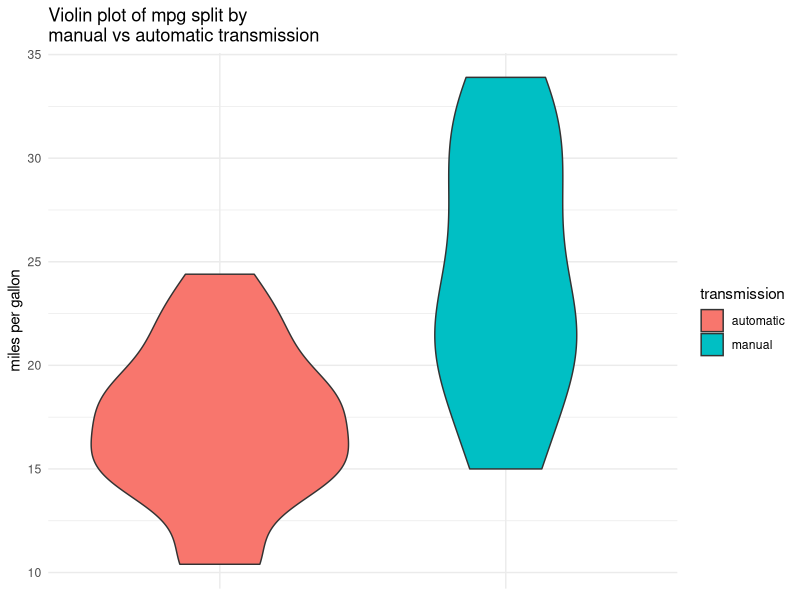
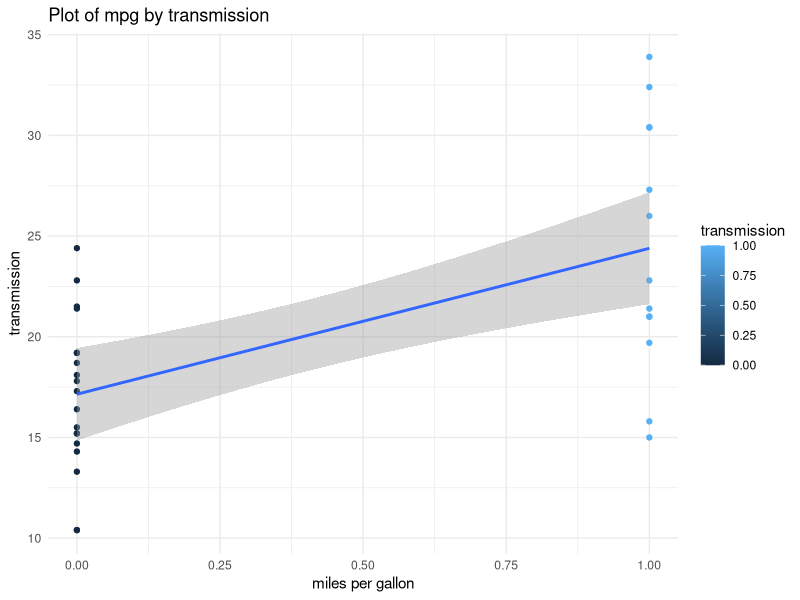
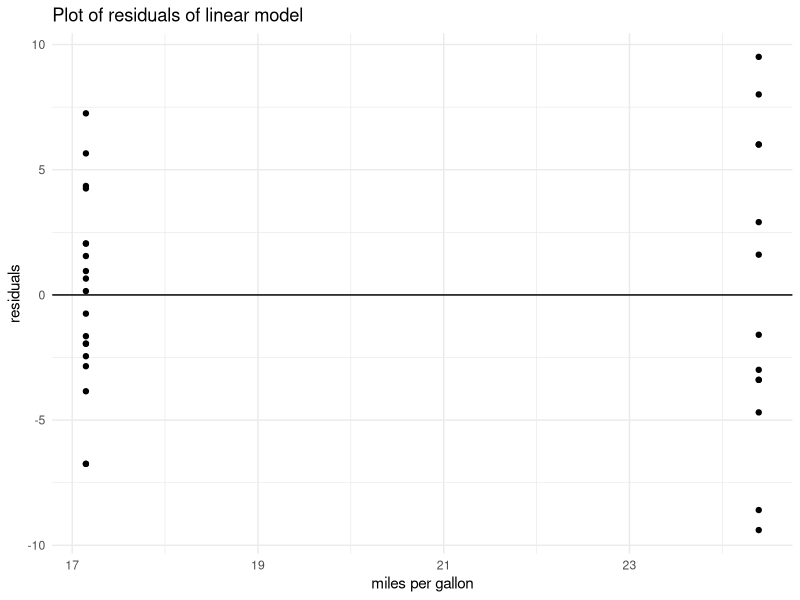
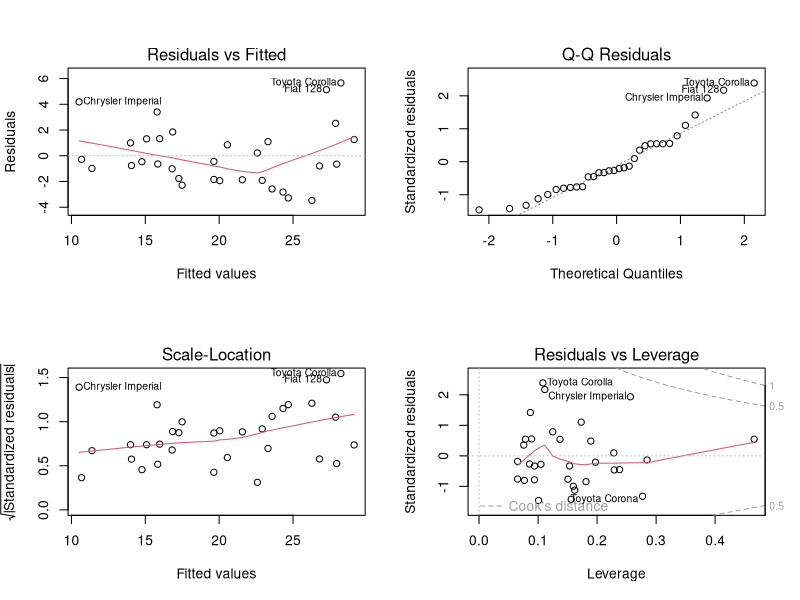
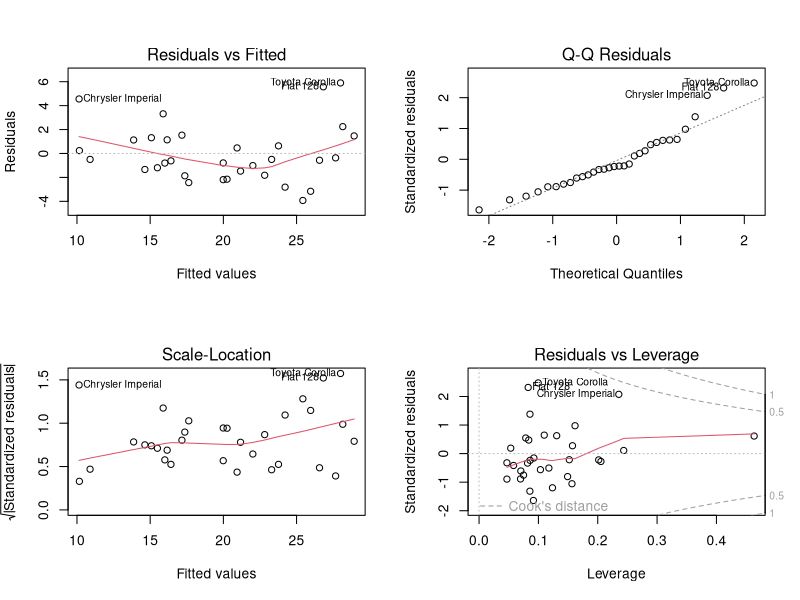
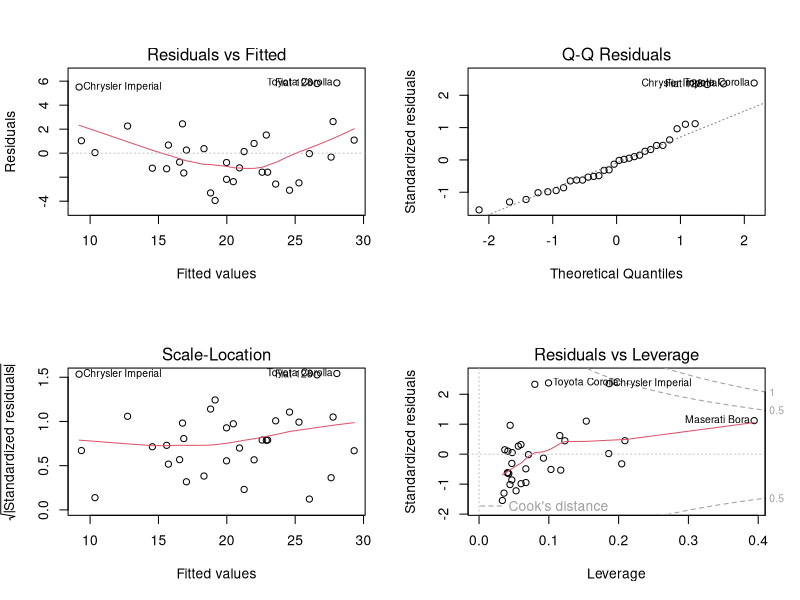
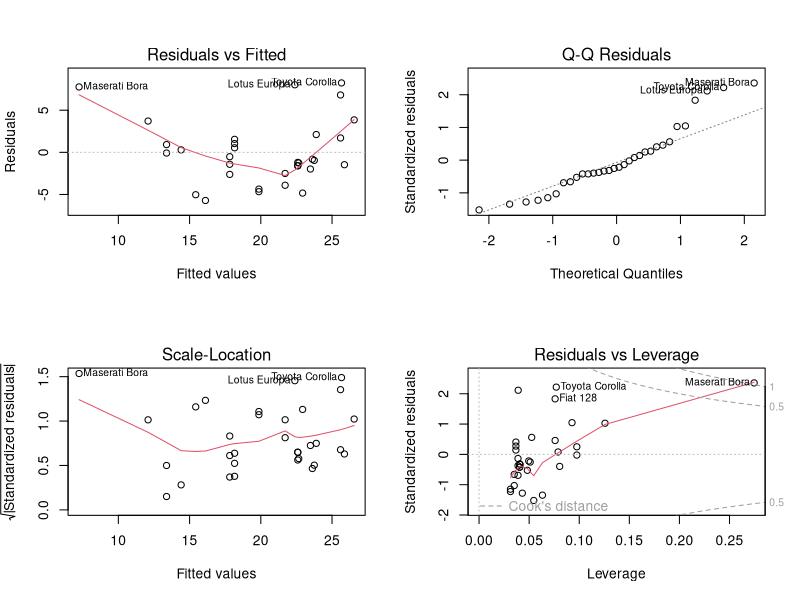

Source code (R) for these figures, in order:
## ---- chunk 1
knitr::opts_chunk$set(echo = TRUE)
## ---- chunk 2
library("tidyverse")
library("ggplot2")
library("knitr")
library("scales")
## ---- chunk 3
data(mtcars)

## ---- chunk 4
mtcars %>%
        group_by(am) %>%
        summarise(
                mean = mean(mpg) %>% round(digits = 1),
                variance = var(mpg) %>% round(digits = 1)
        ) %>%
        mutate(am = case_when(am == 0 ~ "automatic",
                              am == 1 ~ "manual")) %>%
        rename(transmission = am) %>% 
        kable(caption = "Mean and variance of mpg by mode of transmission")
## ---- chunk 5
t.test(mpg ~ am, data = mtcars)
## ---- chunk 6
linear_model <- lm(mpg ~ am, data = mtcars)

## ---- chunk 7
model_1 <- lm(mpg ~ hp + wt + cyl + am, data = mtcars)
model_2 <- lm(mpg ~ hp + wt + cyl, data = mtcars)
model_3 <- lm(mpg ~ hp + wt, data = mtcars)
model_4 <- lm(mpg ~ hp, data = mtcars)

anova(model_1, model_2, model_3, model_4)
## ---- chunk 8
mtcars %>%
        ggplot(aes(x = factor(am),
                   y = mpg,
                   fill = factor(am))) +
        geom_violin() +
        theme_minimal() +
        labs(title = "Violin plot of mpg split by\nmanual vs automatic transmission",
             x = "transmission",
             y = "miles per gallon") +
        scale_fill_discrete(name = "transmission",
                            labels = c("automatic", "manual")) +
        theme(
                axis.title.x = element_blank(),
                axis.text.x = element_blank(),
                axis.ticks.x = element_blank()
        )
## ---- chunk 9
mtcars %>%
        ggplot(aes(y = mpg,
                   x = am,
                   colour = am)) +
        geom_point() +
        theme_minimal() +
        labs(title = "Plot of mpg by transmission",
             y = "transmission",
             x = "miles per gallon") +
        scale_colour_continuous(name = "transmission") +
        geom_smooth(method = "lm")
## ---- chunk 10

ggplot(linear_model) + 
        geom_point(aes(x=.fitted, y=.resid)) +
        theme_minimal() +
        labs(title = "Plot of residuals of linear model",
             y = "residuals",
             x = "miles per gallon") +
        scale_colour_continuous(name = "transmission") +
        geom_abline(slope = 0,
                    intercept = 0)


## ---- chunk 11

par(mfrow = c(2,2))
plot(model_1)
plot(model_2)
plot(model_3)
plot(model_4)

